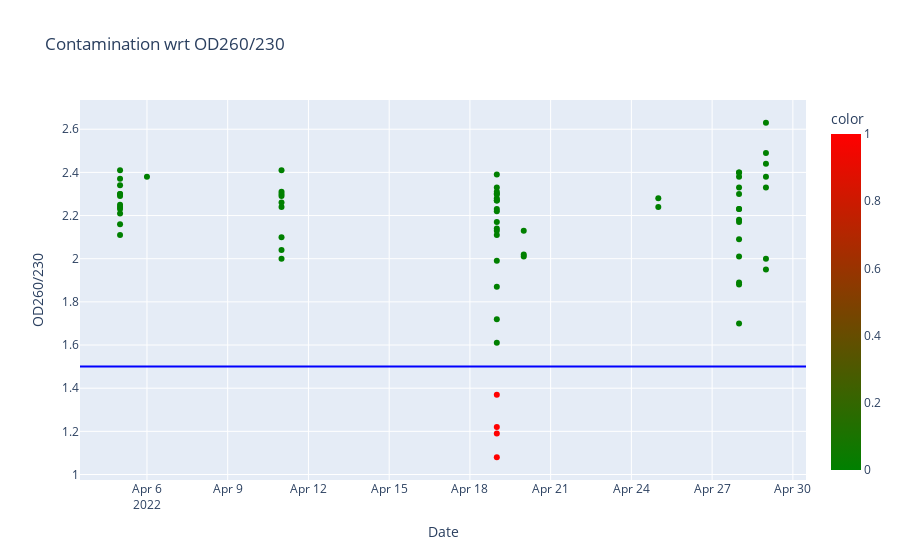

This figure's notebook cell:
### Code cell
fig = px.scatter(df1, x="Date", y="OD260/230",
                 hover_data=['ParticipantID'],title = 'Contamination wrt OD260/230',
                
    
        color=(
            
            (df1['OD260/230'] <1.5)
        ).astype('int'),
        color_continuous_scale=["green", "red"]
        
    )
fig.add_hline(y=1.5, line_width=2, line_color="blue")
#fig.add_hline(y=2.0, line_width=2, line_color="blue")


fig.show()

### Figure 1 — Plotly figure (JSON) as saved in the notebook; plotly's stock layout.template omitted (floating-point values rounded to 4 significant figures)
{"data": [{"customdata": [["F001475C"], ["F001341G"], ["F001289A"], ["F001330V"], ["F001478F"], ["F001158H"], ["F000665X"], ["F001484M"], ["F001251J"], ["F001513T"], ["F000714A"], ["F000428P"], ["F001697T"], ["F001143R"], ["F001640G"], ["F001763Q"], ["F001755G"], ["F000615S"], ["F001512S"], ["F001753E"], ["F001766T"], ["F000610M"], ["F001448Y"], ["F000856E"], ["F001699W"], ["F001520B"], ["F001067J"], ["F001449Z"], ["F001765S"], ["F001486P"], ["F000681P"], ["F001518Z"], ["F001648Q"], ["F001797C"], ["F001546E"], ["F001301N"], ["F001794Z"], ["F001759L"], ["F001151A"], ["F001646N"], ["F000709V"], ["F001603R"], ["F001772A"], ["F001521C"], ["F001771Z"], ["F000614R"], ["F001644L"], ["F001602Q"], ["F001270E"], ["F001091K"], ["F000664W"], ["F001653W"], ["F001694Q"], ["F000613Q"], ["F001690L"], ["F001487Q"], ["F001643K"], ["F001266A"], ["F001485N"], ["F000716C"], ["F001252K"], ["F001641H"], ["F001503H"], ["F001493X"], ["F001073Q"], ["F001792X"], ["F001332X"], ["F001447X"], ["F001764R"], ["F001090J"]], "hovertemplate": "Date=%{x}<br>OD260/230=%{y}<br>ParticipantID=%{customdata[0]}<br>color=%{marker.color}<extra></extra>", "legendgroup": "", "marker": {"color": [0, 0, 0, 0, 0, 0, 0, 0, 0, 0, 0, 1, 0, 0, 0, 0, 0, 0, 0, 1, 0, 0, 0, 0, 0, 0, 0, 0, 0, 0, 0, 0, 0, 0, 0, 0, 0, 0, 0, 0, 1, 0, 0, 0, 1, 0, 0, 0, 0, 0, 0, 0, 0, 0, 0, 0, 0, 0, 0, 0, 0, 0, 0, 0, 0, 0, 0, 0, 0, 0], "coloraxis": "coloraxis", "symbol": "circle"}, "mode": "markers", "name": "", "orientation": "v", "showlegend": false, "type": "scatter", "x": ["2022-04-28", "2022-04-28", "2022-04-29", "2022-04-29", "2022-04-19", "2022-04-28", "2022-04-05", "2022-04-05", "2022-04-19", "2022-04-19", "2022-04-11", "2022-04-19", "2022-04-19", "2022-04-19", "2022-04-25", "2022-04-11", "2022-04-11", "2022-04-05", "2022-04-29", "2022-04-19", "2022-04-11", "2022-04-19", "2022-04-20", "2022-04-20", "2022-04-19", "2022-04-28", "2022-04-19", "2022-04-29", "2022-04-11", "2022-04-05", "2022-04-06", "2022-04-28", "2022-04-11", "2022-04-05", "2022-04-19", "2022-04-29", "2022-04-05", "2022-04-11", "2022-04-11", "2022-04-19", "2022-04-19", "2022-04-28", "2022-04-28", "2022-04-28", "2022-04-19", "2022-04-05", "2022-04-25", "2022-04-28", "2022-04-28", "2022-04-19", "2022-04-19", "2022-04-05", "2022-04-19", "2022-04-05", "2022-04-19", "2022-04-05", "2022-04-28", "2022-04-29", "2022-04-05", "2022-04-11", "2022-04-05", "2022-04-28", "2022-04-19", "2022-04-29", "2022-04-19", "2022-04-20", "2022-04-28", "2022-04-19", "2022-04-19", "2022-04-28"], "xaxis": "x", "y": [2.18, 2.4, 2.63, 2.38, 2.39, 2.17, 2.29, 2.24, 2.28, 2.27, 2.04, 1.37, 2.33, 2.11, 2.24, 2.1, 2.31, 2.25, 2.49, 1.19, 2.26, 2.3, 2.02, 2.01, 2.31, 2.09, 2.27, 1.95, 2.24, 2.3, 2.38, 1.7, 2, 2.41, 2.3, 2, 2.34, 2.3, 2.41, 2.13, 1.08, 1.88, 1.89, 2.38, 1.22, 2.23, 2.28, 2.3, 2.33, 1.72, 1.87, 2.3, 1.99, 2.37, 2.22, 2.16, 2.4, 2.44, 2.11, 2.29, 2.21, 2.23, 1.61, 2.33, 2.17, 2.13, 2.01, 2.23, 2.14, 2.23], "yaxis": "y"}], "layout": {"coloraxis": {"colorbar": {"title": {"text": "color"}}, "colorscale": [[0, "green"], [1, "red"]]}, "legend": {"tracegroupgap": 0}, "shapes": [{"line": {"color": "blue", "width": 2}, "type": "line", "x0": 0, "x1": 1, "xref": "x domain", "y0": 1.5, "y1": 1.5, "yref": "y"}], "title": {"text": "Contamination wrt OD260/230"}, "xaxis": {"anchor": "y", "domain": [0, 1], "title": {"text": "Date"}}, "yaxis": {"anchor": "x", "domain": [0, 1], "title": {"text": "OD260/230"}}}}
